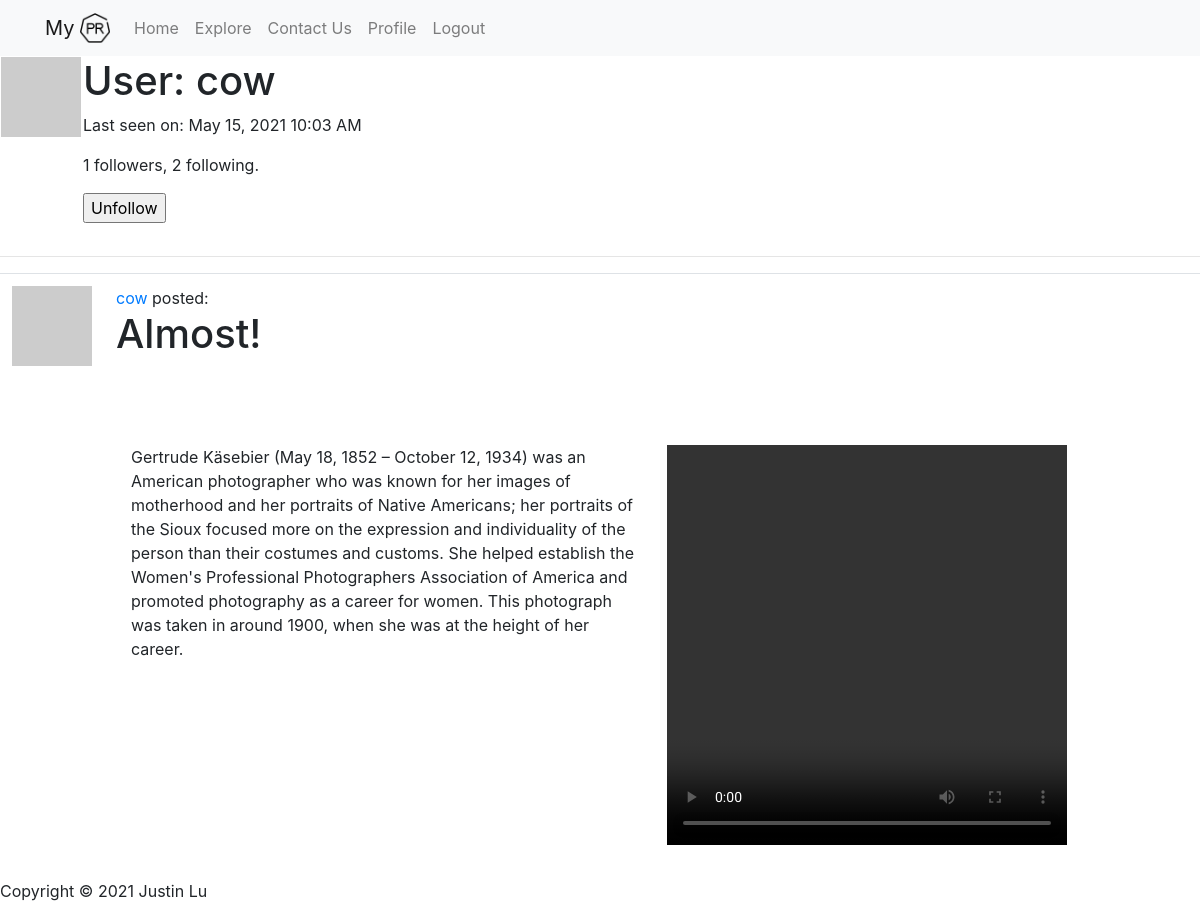
The app's page /user/cow (signed in) with its own data.
### app/models.py (models this page shows, shortened)
class User(UserMixin, db.Model):
    id = db.Column(db.Integer, primary_key=True)
    username = db.Column(db.String(64), index=True, unique=True)
    email = db.Column(db.String(120), index=True, unique=True)
    password_hash = db.Column(db.String(128))
    posts = db.relationship('Post', backref='author', lazy='dynamic')
    about_me = db.Column(db.String(140))
    last_seen = db.Column(db.DateTime, default=datetime.utcnow)
    followed = db.relationship(
        'User', secondary=followers,
        primaryjoin=(followers.c.follower_id == id),
        secondaryjoin=(followers.c.followed_id == id),
        backref=db.backref('followers', lazy='dynamic'), lazy='dynamic')
    def avatar(self, size):
        digest = md5(self.email.lower().encode('utf-8')).hexdigest()
        return 'https://www.gravatar.com/avatar/{}?d=identicon&s={}'.format(
            digest, size)
    def is_following(self, user):
        return self.followed.filter(
            followers.c.followed_id == user.id).count() > 0

class Post(db.Model):
    id = db.Column(db.Integer, primary_key=True)
    title = db.Column(db.String(20))
    body = db.Column(db.String(140))
    img = db.Column(db.String(250))
    timestamp = db.Column(db.DateTime, index=True, default=datetime.utcnow)
    user_id = db.Column(db.Integer, db.ForeignKey('user.id'))

### app/main/routes.py (the view)
@bp.route('/user/<username>')
@login_required
def user(username):
    user = User.query.filter_by(username=username).first_or_404()
    page = request.args.get('page', 1, type=int)
    posts = user.posts.order_by(Post.timestamp.desc()).paginate(
        page, current_app.config['POSTS_PER_PAGE'], False)
    next_url = url_for('main.user', username=user.username,
                       page=posts.next_num) if posts.has_next else None
    prev_url = url_for('main.user', username=user.username,
                       page=posts.prev_num) if posts.has_prev else None
    form = EmptyForm()
    return render_template('user.html', user=user, posts=posts.items,
                           next_url=next_url, prev_url=prev_url, form=form)

### app/main/forms.py
class EmptyForm(FlaskForm):
    submit = SubmitField('Submit')

### app/models.py (called while the page is built)
@login.user_loader
def load_user(id):
    return User.query.get(int(id))

### app/templates/user.html (shortened to what this page needs)
{% extends "base.html" %}
{% block content %}
    <table>
        <tr valign="top">
            <td><img src="{{ user.avatar(256) }}"></td>
            <td>
                <h1>User: {{ user.username }}</h1>
                {% if user.last_seen %}
                    <p>Last seen on: {{ moment(user.last_seen).format('LLL') }}</p>
                {% endif %}
                <p>{{ user.followers.count() }} followers, {{ user.followed.count() }} following.</p>
                {% if user == current_user %}
                <p><a href="{{ url_for('main.edit_profile') }}">Edit your profile</a></p>
                {% else %}
                <p>
                    <form action="{{ url_for('main.unfollow', username=user.username) }}" method="post">
                        {{ form.submit(value='Unfollow') }}
                    </form>
                </p>
                {% endif %}
            </td>
        </tr>
    </table>
    <hr>
    {% for post in posts %}
        {% include '_post.html' %}
    {% endfor %}
{% endblock %}

### app/templates/_post.html
<table class="table table-hover">
        <tr>
            <td width="70px">
                <a href="{{ url_for('main.user', username=post.author.username) }}">
                    <img src="{{ post.author.avatar(70) }}" />
                </a>
            </td>
            <td>
                <a href="{{ url_for('main.user', username=post.author.username) }}">
                    {{ post.author.username }}
                </a>
                posted: <h1> {{ post.title}} </h1>
                <br>
                <div class="container">
                    <div class="row special">
                        <div class="col-sm">
                            {{ post.body }}
                        </div>
                        <div class="col-sm">
                {% if post.img == "None" %}
                {% elif post.img[-3:] == "jpg" or post.img[-3:] == "png" %}
                    <img src="static\{{ post.img }}" alt="User's Image" width="400" height="400">
                {% else %}
                    <video width="400" height="400" controls autoplay>
                            <source src="static\{{ post.img }}" type="video/mp4" alt="User's Video">
                    </video>
                {% endif %}
                    </div>
            </td>
        </tr>
</table>

### app/static/css/main.css (style rules this page uses)
.special { margin-top: 55px; }

### records on screen
User: username "cow", last_seen "May 15, 2021 10:03 AM"
Post: author.username "cow", title "Almost!", body "Gertrude Käsebier (May 18, 1852 – October 12, 1934) was an American photographer who was known for her images of motherhood and her portraits of Native Americans; her portraits of the Sioux focused more on the expression and individuality of the person than their costumes and customs. She helped establish the Women's Professional Photographers Association of America and promoted photography as a career for women. This photograph was taken in around 1900, when she was at the height of her career."

### other values on screen
{{ user.followers.count() }} "1"
{{ user.followed.count() }} "2"
